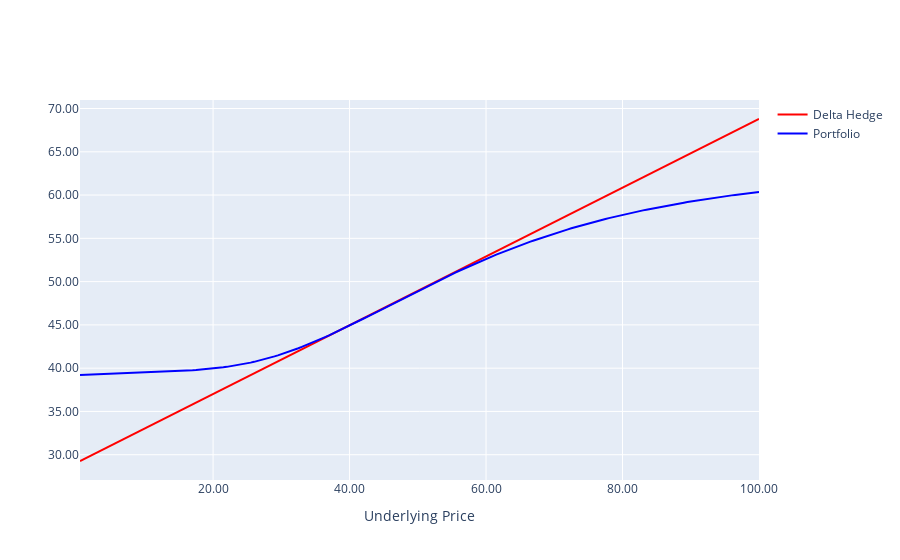

The notebook cell saved with this chart:
### Markdown cell above
# FIGURE

### Code cell
import plotly.graph_objects as go

# Initialize class
x = Option()

if underlyingPosition[0] == "Long":
    x.add(security="Underlying", quantity=underlyingPosition[1])
elif underlyingPosition[0] == "Short":
    x.add(security="Underlying", quantity=-underlyingPosition[1])

for opt in optPositions:
    x.add(security=opt[0], strike=opt[1], time=opt[2], quantity=opt[3])

# Calculate delta and cash position
grid = x.grid(S)
value, value_line, delta, delta_line = x.calculate(S, sigma, r, q)
cash = value - delta*S   

# Figure
fig = go.Figure()
fig.add_trace(
    go.Scatter(
        x=grid, y=delta_line, mode="lines", name="Delta Hedge", line=dict(color='red')
    )
)
fig.add_trace(
    go.Scatter(
        x=grid, y=value_line, mode="lines", name="Portfolio", line=dict(color='blue')
    )
)
fig.update_layout(hovermode="x unified")
fig.update_yaxes(title=None)
fig.update_layout(yaxis_tickformat=",.2f", xaxis_tickformat=",.2f")
fig.update_xaxes(title="Underlying Price")
fig.show()

print(f'For underlying price of ${S:.0f}, portfolio delta is {delta:.3f} and a cash position in delta hedge of {cash:.2f}')

### Figure 1 — Plotly figure (JSON) as saved in the notebook; plotly's stock layout.template omitted (floating-point values rounded to 4 significant figures; data arrays with more than 128 entries replaced by an {"elided": "..."} marker saying what was removed)
{"data": [{"line": {"color": "red"}, "mode": "lines", "name": "Delta Hedge", "type": "scatter", "x": {"elided": "200 float values"}, "y": {"elided": "200 float values"}}, {"line": {"color": "blue"}, "mode": "lines", "name": "Portfolio", "type": "scatter", "x": {"elided": "200 float values"}, "y": {"elided": "200 float values"}}], "layout": {"hovermode": "x unified", "xaxis": {"tickformat": ",.2f", "title": {"text": "Underlying Price"}}, "yaxis": {"tickformat": ",.2f", "title": {}}}}
